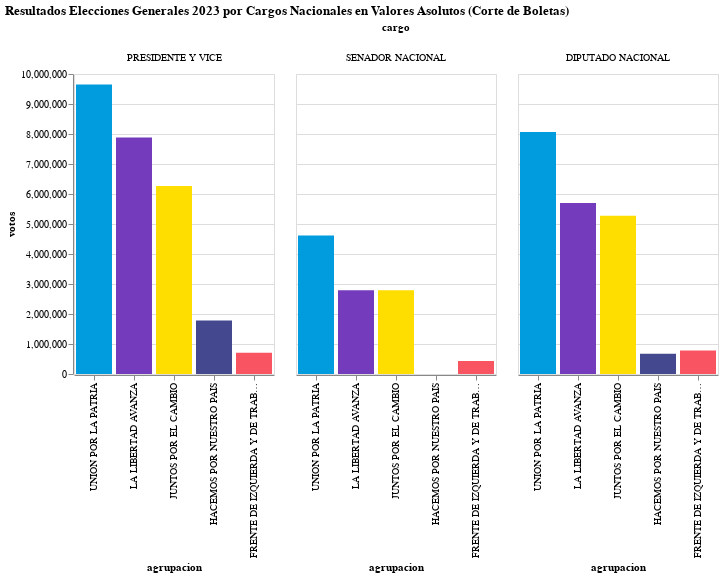

Write notebook code for a chart like this one.
### Code cell
orden = ['PRESIDENTE Y VICE', 'GOBERNADOR Y VICE', 'SENADOR NACIONAL', 'DIPUTADO NACIONAL','INTENDENTE']

alt.Chart(source_grales_cargo).mark_bar().encode(

    x=alt.X('agrupacion:O', sort='-y'),
    y='votos:Q',
    color=alt.Color('color:N', scale=None), 
    column=alt.Column('cargo:N', sort=orden)).properties(
    title="Resultados Elecciones Generales 2023 por Cargos Nacionales en Valores Asolutos (Corte de Boletas)"
).configure_view(
    step=40  # Adjust this value to control the separation between bars
)

### Figure 1 — Vega-Lite specification as saved in the notebook (floating-point values rounded to 4 significant figures)
{"config": {"view": {"continuousWidth": 300, "continuousHeight": 300, "step": 40}}, "data": {"name": "data-16cf7a96ce61e518edf6a9a92c69477f"}, "mark": {"type": "bar"}, "encoding": {"color": {"field": "color", "scale": null, "type": "nominal"}, "column": {"field": "cargo", "sort": ["PRESIDENTE Y VICE", "GOBERNADOR Y VICE", "SENADOR NACIONAL", "DIPUTADO NACIONAL", "INTENDENTE"], "type": "nominal"}, "x": {"field": "agrupacion", "sort": "-y", "type": "ordinal"}, "y": {"field": "votos", "type": "quantitative"}}, "title": "Resultados Elecciones Generales 2023 por Cargos Nacionales en Valores Asolutos (Corte de Boletas)", "$schema": "https://vega.github.io/schema/vega-lite/v5.15.1.json", "datasets": {"data-16cf7a96ce61e518edf6a9a92c69477f": [{"agrupacion": "HACEMOS POR NUESTRO PAIS", "cargo": "DIPUTADO NACIONAL", "votos": 675792, "color": "#43488f"}, {"agrupacion": "FRENTE DE IZQUIERDA Y DE TRABAJADORES - UNIDAD", "cargo": "DIPUTADO NACIONAL", "votos": 781145, "color": "#F95461"}, {"agrupacion": "JUNTOS POR EL CAMBIO", "cargo": "DIPUTADO NACIONAL", "votos": 5276002, "color": "#FEDD00"}, {"agrupacion": "LA LIBERTAD AVANZA", "cargo": "DIPUTADO NACIONAL", "votos": 5696688, "color": "#753BBD"}, {"agrupacion": "UNION POR LA PATRIA", "cargo": "DIPUTADO NACIONAL", "votos": 8069374, "color": "#009CDE"}, {"agrupacion": "FRENTE DE IZQUIERDA Y DE TRABAJADORES - UNIDAD", "cargo": "PRESIDENTE Y VICE", "votos": 709932, "color": "#F95461"}, {"agrupacion": "HACEMOS POR NUESTRO PAIS", "cargo": "PRESIDENTE Y VICE", "votos": 1784315, "color": "#43488f"}, {"agrupacion": "JUNTOS POR EL CAMBIO", "cargo": "PRESIDENTE Y VICE", "votos": 6267152, "color": "#FEDD00"}, {"agrupacion": "LA LIBERTAD AVANZA", "cargo": "PRESIDENTE Y VICE", "votos": 7884336, "color": "#753BBD"}, {"agrupacion": "UNION POR LA PATRIA", "cargo": "PRESIDENTE Y VICE", "votos": 9645983, "color": "#009CDE"}, {"agrupacion": "FRENTE DE IZQUIERDA Y DE TRABAJADORES - UNIDAD", "cargo": "SENADOR NACIONAL", "votos": 429269, "color": "#F95461"}, {"agrupacion": "LA LIBERTAD AVANZA", "cargo": "SENADOR NACIONAL", "votos": 2789624, "color": "#753BBD"}, {"agrupacion": "JUNTOS POR EL CAMBIO", "cargo": "SENADOR NACIONAL", "votos": 2791071, "color": "#FEDD00"}, {"agrupacion": "UNION POR LA PATRIA", "cargo": "SENADOR NACIONAL", "votos": 4619394, "color": "#009CDE"}]}}
